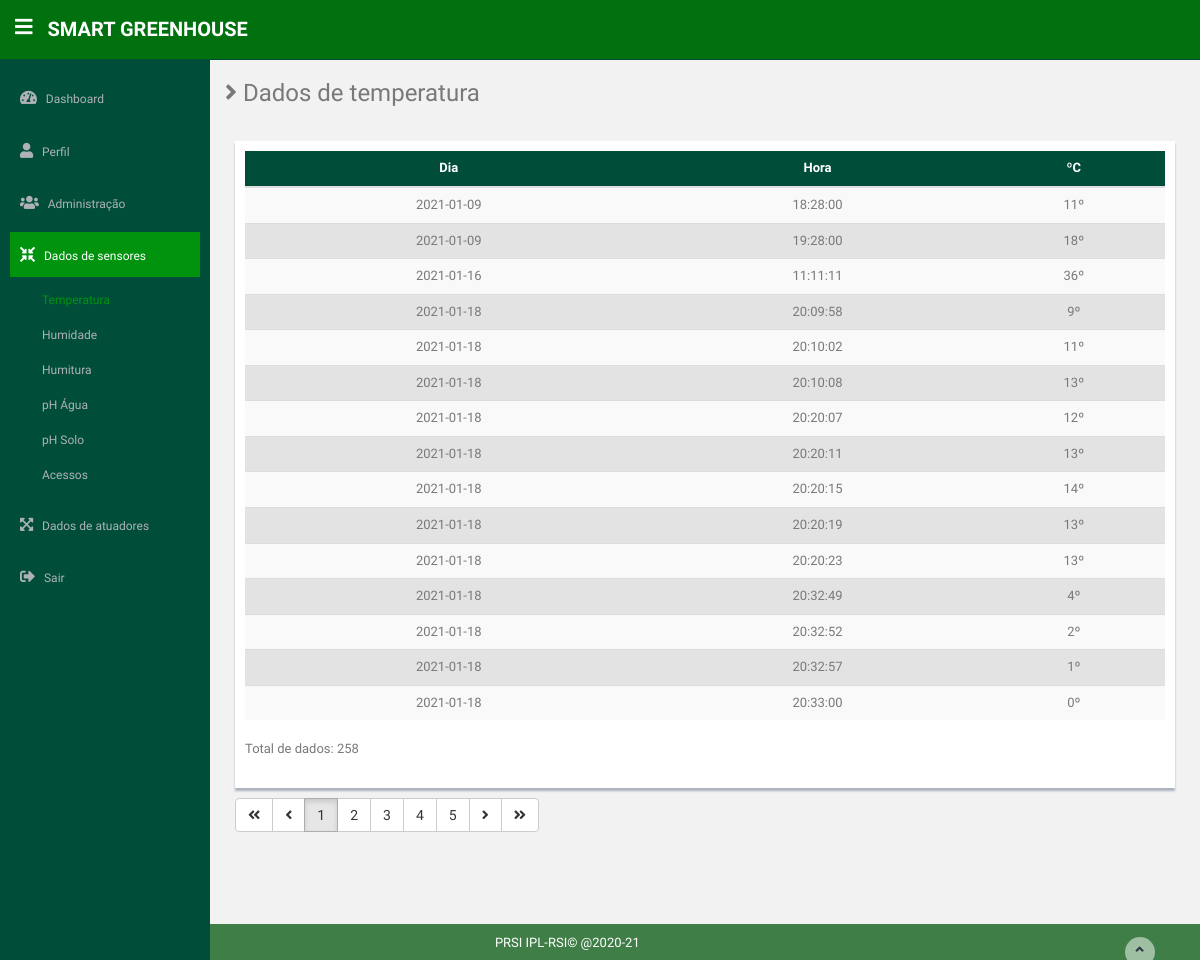
The app's page /ConsultaTemperatura.php (signed in) with its own data.
### tables this page shows
CREATE TABLE `temp` (
  `id` int(11) NOT NULL,
  `dia` date NOT NULL,
  `hora` time NOT NULL,
  `temp` int(11) NOT NULL
);

### ConsultaTemperatura.php (the view, shortened to what this page needs)
<?php
    require 'Shared/conn.php';
    if (isset($_GET['p']) && (trim($_GET['p']) <> "") && (is_numeric($_GET['p']))) {
        $pg = $_GET['p'];
    } else {
        $pg = 1;
    }
    $per_page = 15;
    $pfunc = ceil($pg*$per_page) - $per_page;
    $Query = "SELECT * FROM temp ORDER BY id LIMIT $pfunc, $per_page";
    $CountData = "SELECT count(*) AS totaldados FROM temp";
    $stmt = $conn->prepare($Query);
    $stmt->execute();
    $result = $stmt->get_result();
?>
<!DOCTYPE html>
<html lang="en">
<?php require 'shared/head.php' ?>
<body>
    <section id="container">
        <?php
            require 'shared/header.php';
            require 'shared/sidebar.php';
        ?>
        <section id="main-content">
            <section class="wrapper site-min-height" id="wrapping">
                <h3><i class="fa fa-angle-right"></i> Dados de temperatura</h3>
                <div class="row mt">
                    <div class="col-lg-12">
                        <div class="form-panel">
                            <table class="table table-striped table-hover">
                                <thead>
                                    <tr>
                                        <th>Dia</th>
                                        <th>Hora</th>
                                        <th>ºC</th>
                                    </tr>
                                </thead>
                                <tbody>
                                    <?php
                                    if ($result->num_rows > 0) {
                                        while ($row = $result->fetch_assoc()) {
                                    ?>
                                    <tr>
                                        <td><?=$row['dia'];?></td>
                                        <td><?=$row['hora'];?></td>
                                        <td><?=$row['temp'];?>º</td>
                                    </tr>
                                    <?php }};?>
                                </tbody>
                            </table>
                            <?php
                                $stmt = $conn->prepare($CountData);
                                $stmt->execute();
                                $result = $stmt->get_result();
                                $row = $result->fetch_assoc();
                                echo "Total de dados: " . $row['totaldados'] ."<br><br>";
                            ?>
                        </div>
                    </div>
                </div>
                <?php
                    require("shared/paginate.php");
                ?>
            </section>
            <?php
                include 'shared/footer.php';
            ?>
        </section>
    </section>
</body>
</html>

### assets/css/style.css (style rules this page uses)
body { color: #797979; background: #f2f2f2; font-family: 'Ruda', sans-serif; padding: 0px !important; margin: 0px !important; font-size: 13px; }
#container { width: 100%; height: 100%; }
.mt { margin-top: 25px; }
#main-content { margin-left: 210px; }
.wrapper { display: inline-block; margin-top: 60px; padding-left: 15px; padding-right: 15px; padding-bottom: 15px; padding-top: 0px; width: 100%; }
.form-panel { background: #ffffff; margin: 10px; padding: 10px; box-shadow: 0px 3px 2px #aab2bd; text-align: left; }
.site-min-height { min-height: 900px; }
.table-striped { background-color: #E3E3E3; }
th, tr { text-align:center }
th { background-color: #004E3A; color: white; }

### records on screen
temp: dia "2021-01-09", hora "18:28:00", temp "11"
temp: dia "2021-01-09", hora "19:28:00", temp "18"
temp: dia "2021-01-16", hora "11:11:11", temp "36"
temp: dia "2021-01-18", hora "20:09:58", temp "9"
temp: dia "2021-01-18", hora "20:10:02", temp "11"
temp: dia "2021-01-18", hora "20:10:08", temp "13"
temp: dia "2021-01-18", hora "20:20:07", temp "12"
temp: dia "2021-01-18", hora "20:20:11", temp "13"
temp: dia "2021-01-18", hora "20:20:15", temp "14"
temp: dia "2021-01-18", hora "20:20:19", temp "13"
temp: dia "2021-01-18", hora "20:20:23", temp "13"
temp: dia "2021-01-18", hora "20:32:49", temp "4"
temp: dia "2021-01-18", hora "20:32:52", temp "2"
temp: dia "2021-01-18", hora "20:32:57", temp "1"
temp: dia "2021-01-18", hora "20:33:00", temp "0"

### other values on screen
$row['totaldados'] "258"
